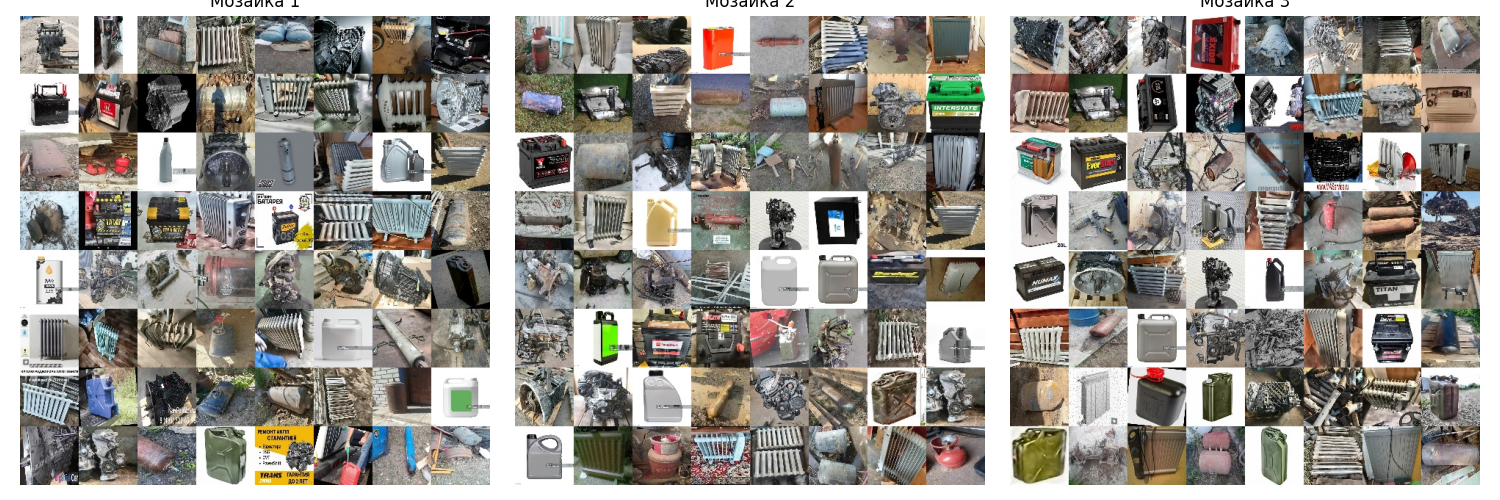

Generate this figure with Python:
import cv2
import numpy as np
import os
import random
import matplotlib.pyplot as plt
from collections import Counter

# Функция для загрузки изображения и его аннотаций
def load_image_and_label(image_path, label_path):
    image = cv2.imread(image_path)
    label = []
    if not os.path.exists(label_path):
        print(f"Аннотация для {image_path} не найдена.")
        return image, label
    with open(label_path, 'r') as file:
        for line in file:
            parts = line.strip().split()
            if len(parts) >= 5:
                try:
                    label.append(parts)
                except ValueError:
                    print(f"Ошибка в аннотации {label_path}: {line}")
    return image, label

# Функция для сохранения изображения и аннотаций
def save_image_and_label(output_image, output_label, output_image_path, output_label_path):
    cv2.imwrite(output_image_path, output_image)
    with open(output_label_path, 'w') as file:
        for item in output_label:
            file.write(' '.join(item) + '\n')

# Функция для визуализации нескольких мозаичных изображений
def visualize_mosaic_images(output_image_dir, num_images=3):
    if not os.path.exists(output_image_dir):
        print(f"Путь {output_image_dir} не существует. Пропуск визуализации.")
        return

    images = [img for img in os.listdir(output_image_dir) if img.endswith('.jpg')]

    if len(images) == 0:
        print(f"В папке {output_image_dir} нет изображений для визуализации.")
        return

    plt.figure(figsize=(15, 5))
    for i in range(min(num_images, len(images))):
        img_path = os.path.join(output_image_dir, images[i])
        img = cv2.imread(img_path)
        img_rgb = cv2.cvtColor(img, cv2.COLOR_BGR2RGB)

        plt.subplot(1, num_images, i + 1)
        plt.imshow(img_rgb)
        plt.axis('off')
        plt.title(f"Мозаика {i + 1}")
    plt.tight_layout()
    plt.show()

# Функция для визуализации аннотаций на мозаичных изображениях
def visualize_annotations(image_dir, label_dir, num_images=1):
    images = [img for img in os.listdir(image_dir) if img.endswith('.jpg')]
    labels = [lbl for lbl in os.listdir(label_dir) if lbl.endswith('.txt')]

    if len(images) == 0 or len(labels) == 0:
        print("Нет изображений или аннотаций для визуализации.")
        return

    plt.figure(figsize=(15, 5 * num_images))
    for i in range(min(num_images, len(images))):
        img_path = os.path.join(image_dir, images[i])
        label_path = os.path.join(label_dir, images[i].replace('.jpg', '.txt'))

        image = cv2.imread(img_path)
        image = cv2.cvtColor(image, cv2.COLOR_BGR2RGB)

        height, width, _ = image.shape

        if not os.path.exists(label_path):
            print(f"Аннотация для {images[i]} не найдена.")
            continue

        with open(label_path, 'r') as file:
            annotations = file.readlines()

        for ann in annotations:
            class_id, x_center, y_center, bbox_width, bbox_height = map(float, ann.strip().split())
            x_center *= width
            y_center *= height
            bbox_width *= width
            bbox_height *= height

            x_min = int(x_center - bbox_width / 2)
            y_min = int(y_center - bbox_height / 2)
            x_max = int(x_center + bbox_width / 2)
            y_max = int(y_center + bbox_height / 2)

            # Отрисовка прямоугольника и метки класса
            cv2.rectangle(image, (x_min, y_min), (x_max, y_max), color=(0, 255, 0), thickness=2)
            cv2.putText(image, str(int(class_id)), (x_min, max(y_min - 10, 0)), cv2.FONT_HERSHEY_SIMPLEX, 0.6, (0, 255, 0), 2)

        plt.subplot(num_images, 1, i + 1)
        plt.imshow(image)
        plt.axis('off')
        plt.title(f"Изображение: {images[i]} с аннотациями")

    plt.tight_layout()
    plt.show()

# Функция для создания графиков распределения классов и статистики
def plot_class_distribution_with_stats(class_counter_before, class_counter_after, total_instances_before, total_instances_after, output_file_path):
    # Объединяем все классы
    all_classes = sorted(set(class_counter_before.keys()).union(set(class_counter_after.keys())))
    
    counts_before = [class_counter_before.get(cls, 0) for cls in all_classes]
    counts_after = [class_counter_after.get(cls, 0) for cls in all_classes]
    counts_total = [counts_before[i] + counts_after[i] for i in range(len(all_classes))]
    
    # Построение графиков
    fig, axs = plt.subplots(1, 3, figsize=(18, 6))
    
    # График "до обработки"
    axs[0].bar(all_classes, counts_before, color='skyblue')
    axs[0].set_title('Распределение классов до обработки')
    axs[0].set_xlabel('Класс')
    axs[0].set_ylabel('Количество экземпляров')
    
    # График "после обработки"
    axs[1].bar(all_classes, counts_after, color='lightgreen')
    axs[1].set_title('Распределение классов после обработки')
    axs[1].set_xlabel('Класс')
    axs[1].set_ylabel('Количество экземпляров')
    
    # График "общее распределение"
    axs[2].bar(all_classes, counts_total, color='salmon')
    axs[2].set_title('Общее распределение классов')
    axs[2].set_xlabel('Класс')
    axs[2].set_ylabel('Количество экземпляров')
    
    # Текстовая информация под графиками
    text_before = (f"До обработки:\n"
                   f"Всего экземпляров: {total_instances_before}\n" +
                   ''.join([f" - Класс {cls}: {count} шт\n" for cls, count in zip(all_classes, counts_before)]))
    
    text_after = (f"После обработки:\n"
                  f"Всего экземпляров: {total_instances_after}\n" +
                  ''.join([f" - Класс {cls}: {count} шт\n" for cls, count in zip(all_classes, counts_after)]))
    
    text_total = (f"Общее распределение:\n"
                  f"Всего экземпляров: {total_instances_before + total_instances_after}\n" +
                  ''.join([f" - Класс {cls}: {count} шт\n" for cls, count in zip(all_classes, counts_total)]))
    
    # Добавляем текст под каждым графиком
    axs[0].text(0.5, -0.35, text_before, transform=axs[0].transAxes, fontsize=10, va='top', ha='center')
    axs[1].text(0.5, -0.35, text_after, transform=axs[1].transAxes, fontsize=10, va='top', ha='center')
    axs[2].text(0.5, -0.35, text_total, transform=axs[2].transAxes, fontsize=10, va='top', ha='center')
    
    # Настройка отступов
    plt.tight_layout()
    fig.subplots_adjust(bottom=0.4)
    
    # Сохранение графика
    plt.savefig(output_file_path, bbox_inches='tight')
    plt.show()
    
    print(f"Графики и статистика сохранены по пути: {output_file_path}")

# Функция для фильтрации изображений по количеству экземпляров классов
def filter_images_by_class_instances(label_paths, max_instances_per_class=2):
    filtered_indices = []
    for idx, label_path in enumerate(label_paths):
        class_counts = Counter()
        with open(label_path, 'r') as file:
            for line in file:
                parts = line.strip().split()
                if len(parts) >= 5:
                    class_id = int(parts[0])
                    class_counts[class_id] += 1
        # Проверяем, не превышает ли количество экземпляров любого класса заданный порог
        if all(count <= max_instances_per_class for count in class_counts.values()):
            filtered_indices.append(idx)
    return filtered_indices

# Функция для создания мозаики из изображений с учетом недостающих классов
def mosaic_augmentation(image_paths, label_paths, output_image_dir, output_label_dir, mosaic_size=8, mosaic_image_size=640, target_class_instances=500):
    print("Начало мозаичной обработки...")

    # Проверка и создание директорий для изображений и аннотаций
    if not os.path.exists(output_image_dir):
        os.makedirs(output_image_dir)
    if not os.path.exists(output_label_dir):
        os.makedirs(output_label_dir)

    # Подсчет начальной статистики (по количеству экземпляров классов)
    class_counter_before = Counter()
    print("Подсчет начальной статистики...")

    for label_path in label_paths:
        with open(label_path, 'r') as file:
            for line in file:
                parts = line.strip().split()
                if len(parts) >= 5:
                    try:
                        class_id = int(parts[0])
                        class_counter_before[class_id] += 1  # Считаем каждый экземпляр класса
                    except ValueError:
                        print(f"Ошибка в аннотации {label_path}: {line}")

    total_instances_before = sum(class_counter_before.values())
    total_images_before = len(image_paths)

    # Определяем сколько нужно добавить экземпляров для каждого класса
    class_deficit = {class_id: max(0, target_class_instances - count) for class_id, count in class_counter_before.items()}

    # Логирование дефицита классов
    print("\nДефицит экземпляров по классам:")
    for class_id, deficit in class_deficit.items():
        print(f" - {class_id} класс: нехватает {deficit} экземпляров")

    # Создаем словарь, где для каждого класса есть список индексов изображений, содержащих этот класс
    class_to_image_indices = {}
    for class_id in class_deficit.keys():
        indices = []
        for idx, label_path in enumerate(label_paths):
            with open(label_path, 'r') as file:
                for line in file:
                    parts = line.strip().split()
                    if len(parts) >= 5 and int(parts[0]) == class_id:
                        indices.append(idx)
                        break  # Достаточно знать, что класс присутствует в этом изображении
        class_to_image_indices[class_id] = indices

    # Инициализируем счетчик добавленных экземпляров по классам
    total_instances_added = Counter()

    # Генерация мозаичных изображений
    mosaic_count = 0
    while any(deficit > 0 for deficit in class_deficit.values()):
        print(f"\nСоздание мозаичного изображения {mosaic_count + 1}")

        selected_indices = set()

        # Собираем необходимые экземпляры классов
        deficit_classes = [class_id for class_id, deficit in class_deficit.items() if deficit > 0]
        if not deficit_classes:
            print("Все дефициты покрыты. Обработка завершена.")
            break

        # Перемешиваем классы для случайного выбора
        random.shuffle(deficit_classes)

        # Выбираем изображения, содержащие недостающие классы
        while len(selected_indices) < mosaic_size ** 2 and deficit_classes:
            class_id = deficit_classes.pop(0)
            class_images = [idx for idx in class_to_image_indices.get(class_id, []) if idx not in selected_indices]
            if not class_images:
                continue
            idx = random.choice(class_images)
            selected_indices.add(idx)

            # Обновляем дефицит класса
            with open(label_paths[idx], 'r') as file:
                for line in file:
                    parts = line.strip().split()
                    if len(parts) >= 5:
                        cls_id = int(parts[0])
                        if cls_id in class_deficit and class_deficit[cls_id] > 0:
                            total_instances_added[cls_id] += 1
                            class_deficit[cls_id] -= 1

            # Если дефицит класса все еще есть, добавляем класс обратно в список
            if class_deficit[class_id] > 0:
                deficit_classes.append(class_id)

        # Заполняем оставшиеся места случайными изображениями, исключая те, которые содержат избыточные классы
        if len(selected_indices) < mosaic_size ** 2:
            remaining_indices = list(set(range(len(image_paths))) - selected_indices)
            num_additional = mosaic_size ** 2 - len(selected_indices)
            random.shuffle(remaining_indices)
            for idx in remaining_indices:
                # Проверяем, не содержит ли изображение классы, достигшие целевого количества
                with open(label_paths[idx], 'r') as file:
                    contains_excess_class = False
                    for line in file:
                        cls_id = int(line.strip().split()[0])
                        if total_instances_added[cls_id] >= target_class_instances:
                            contains_excess_class = True
                            break
                    if not contains_excess_class:
                        selected_indices.add(idx)
                if len(selected_indices) >= mosaic_size ** 2:
                    break

        selected_indices = list(selected_indices)[:mosaic_size ** 2]

        images = []
        labels = []
        for idx in selected_indices:
            img, lbl = load_image_and_label(image_paths[idx], label_paths[idx])
            images.append(img)
            labels.append(lbl)

        # Создание пустого изображения для мозаики
        tile_h = mosaic_image_size // mosaic_size
        tile_w = mosaic_image_size // mosaic_size
        mosaic_image = np.zeros((mosaic_image_size, mosaic_image_size, 3), dtype=np.uint8)

        new_labels = []

        # Заполнение мозаики изображениями и корректировка аннотаций
        for idx in range(mosaic_size ** 2):
            if idx >= len(images):
                break
            image = images[idx]
            label_list = labels[idx]

            row = idx // mosaic_size
            col = idx % mosaic_size
            start_y = row * tile_h
            start_x = col * tile_w

            resized_image = cv2.resize(image, (tile_w, tile_h))
            mosaic_image[start_y:start_y + tile_h, start_x:start_x + tile_w] = resized_image

            for label in label_list:
                class_id = int(label[0])

                # Проверяем, не достигли ли мы целевого количества экземпляров для класса
                if total_instances_added[class_id] >= target_class_instances:
                    continue

                x_center = (float(label[1]) * tile_w + start_x) / mosaic_image_size
                y_center = (float(label[2]) * tile_h + start_y) / mosaic_image_size
                width = float(label[3]) * tile_w / mosaic_image_size
                height = float(label[4]) * tile_h / mosaic_image_size

                # Проверяем корректность координат
                if width <= 0 or height <= 0 or x_center <= 0 or y_center <= 0 or x_center >= 1 or y_center >= 1:
                    continue

                new_label = [str(class_id), str(x_center), str(y_center), str(width), str(height)]
                new_labels.append(new_label)

                # Обновляем счетчики после добавления аннотации
                total_instances_added[class_id] += 1
                class_deficit[class_id] = max(0, class_deficit[class_id] - 1)

        # Сохранение мозаичного изображения и аннотаций
        output_image_path = os.path.join(output_image_dir, f'mosaic_{mosaic_count}.jpg')
        output_label_path = os.path.join(output_label_dir, f'mosaic_{mosaic_count}.txt')
        save_image_and_label(mosaic_image, new_labels, output_image_path, output_label_path)

        mosaic_count += 1

    # Подсчет статистики после обработки
    class_counter_after = Counter()
    print("\nПодсчет статистики для мозаичных изображений...")

    for label_file in os.listdir(output_label_dir):
        if label_file.endswith('.txt'):
            with open(os.path.join(output_label_dir, label_file), 'r') as file:
                for line in file:
                    parts = line.strip().split()
                    if len(parts) >= 5:
                        try:
                            class_id = int(parts[0])
                            class_counter_after[class_id] += 1
                        except ValueError:
                            print(f"Ошибка в аннотации {label_file}: {line}")

    total_instances_after = sum(class_counter_after.values())
    total_images_after = len(os.listdir(output_image_dir))

    # Вывод статистики
    print("\nДо обработки:")
    print(f"Всего изображений: {total_images_before}")
    print(f"Всего экземпляров: {total_instances_before}")
    print(f"Классы: {len(class_counter_before)}")
    for class_id, count in sorted(class_counter_before.items()):
        print(f" - {class_id} класс - {count} экземпляров")

    print("\nПосле обработки:")
    print(f"Всего изображений: {total_images_after}")
    print(f"Всего экземпляров: {total_instances_after}")
    print(f"Классы: {len(class_counter_after)}")
    for class_id, count in sorted(class_counter_after.items()):
        print(f" - {class_id} класс - {count} экземпляров")

    # Создание и сохранение графиков
    output_graph_path = os.path.join(output_image_dir, 'class_distribution.png')
    plot_class_distribution_with_stats(class_counter_before, class_counter_after, total_instances_before, total_instances_after, output_graph_path)

    # Визуализация нескольких мозаичных изображений
    visualize_mosaic_images(output_image_dir)

    # Визуализация аннотаций на мозаичных изображениях
    visualize_annotations(output_image_dir, output_label_dir, num_images=1)

    print("Обработка завершена, ошибок нет.")

# Пример использования
if __name__ == "__main__":
    image_dir = r'C:\Dima\Projects\Cuda\LOM\mosaic\images'
    label_dir = r'C:\Dima\Projects\Cuda\LOM\mosaic\labels'
    output_image_dir = r'C:\Dima\Projects\Cuda\LOM\mosaic\mosaic_output\images'
    output_label_dir = r'C:\Dima\Projects\Cuda\LOM\mosaic\mosaic_output\labels'

    # Получаем полные списки путей к изображениям и аннотациям
    image_paths_all = [os.path.join(image_dir, f) for f in os.listdir(image_dir) if f.endswith('.jpg')]
    label_paths_all = [os.path.join(label_dir, f) for f in os.listdir(label_dir) if f.endswith('.txt')]

    # Фильтруем изображения
    max_instances_per_class = 2  # Задайте желаемое максимальное количество экземпляров класса в изображении
    filtered_indices = filter_images_by_class_instances(label_paths_all, max_instances_per_class=max_instances_per_class)

    # Обновляем списки путей к изображениям и аннотациям
    image_paths = [image_paths_all[idx] for idx in filtered_indices]
    label_paths = [label_paths_all[idx] for idx in filtered_indices]

    # Вызов функции с обновленными списками
    mosaic_augmentation(
        image_paths,
        label_paths,
        output_image_dir,
        output_label_dir,
        mosaic_size=8,
        mosaic_image_size=640,
        target_class_instances=500  # Задайте желаемое количество экземпляров каждого класса
    )
